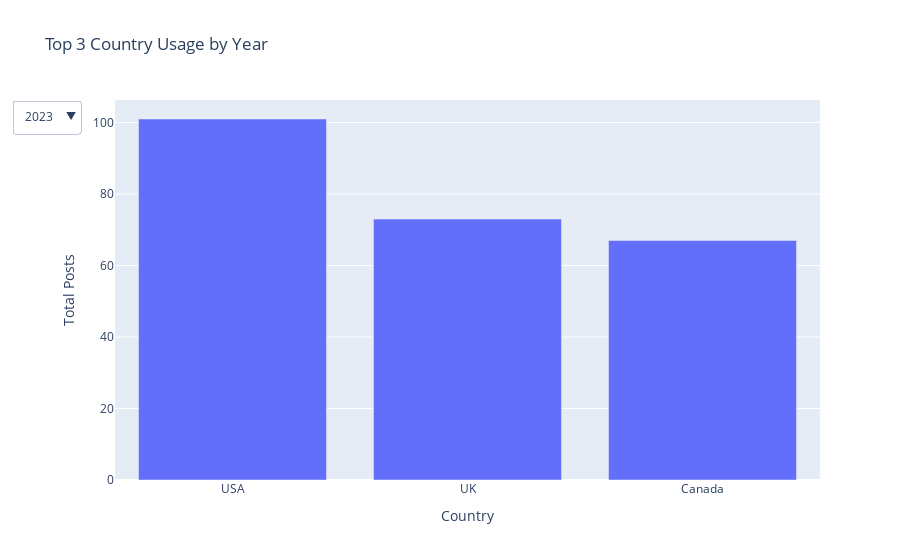

The notebook cell saved with this chart:
### Code cell
# List of countries
countries_2021 = ['Canada','USA','India']
counts_2021 = [count_08, count_01,count_05]
countries_2022 = ['Australia', 'Canada', 'USA']
counts_2022 = [count_9, count_8, count_1,]
countries_2023 = ['USA', 'UK', 'Canada']
counts_2023 = [count1, count2, count8]
# Create a Plotly figure
fig = go.Figure()
# Add traces for each year
fig.add_trace(go.Bar(
        x=countries_2023,
        y=counts_2023,
        name='2023',
        visible=True
    ))
fig.add_trace(go.Bar(
        x=countries_2022,
        y=counts_2022,
        name='2022',
        visible=False
    ))
fig.add_trace(go.Bar(
        x=countries_2021,
        y=counts_2021,
        name='2021',
        visible=False
    ))
# Update layout with dropdown menu
fig.update_layout(
    title='Top 3 Country Usage by Year',
    xaxis_title='Country',
    yaxis_title='Total Posts',
    updatemenus=[
        {
            'buttons': [
                {
                    'label': '2023',
                    'method': 'update',
                    'args': [{'visible': [True, False, False]}]
                },
                {
                    'label': '2022',
                    'method': 'update',
                    'args': [{'visible': [False, True, False]}]
                },
                {
                    'label': '2021',
                    'method': 'update',
                    'args': [{'visible': [False, False, True]}]
                }
            ],
            'direction': 'down',
            'showactive': True
        }
    ]
)
fig.show()

### Figure 1 — Plotly figure (JSON) as saved in the notebook; plotly's stock layout.template omitted (floating-point values rounded to 4 significant figures)
{"data": [{"name": "2023", "type": "bar", "visible": true, "x": ["USA", "UK", "Canada"], "y": [101, 73, 67]}, {"name": "2022", "type": "bar", "visible": false, "x": ["Australia", "Canada", "USA"], "y": [13, 11, 9]}, {"name": "2021", "type": "bar", "visible": false, "x": ["Canada", "USA", "India"], "y": [20, 14, 7]}], "layout": {"title": {"text": "Top 3 Country Usage by Year"}, "updatemenus": [{"buttons": [{"args": [{"visible": [true, false, false]}], "label": "2023", "method": "update"}, {"args": [{"visible": [false, true, false]}], "label": "2022", "method": "update"}, {"args": [{"visible": [false, false, true]}], "label": "2021", "method": "update"}], "direction": "down", "showactive": true}], "xaxis": {"title": {"text": "Country"}}, "yaxis": {"title": {"text": "Total Posts"}}}}
